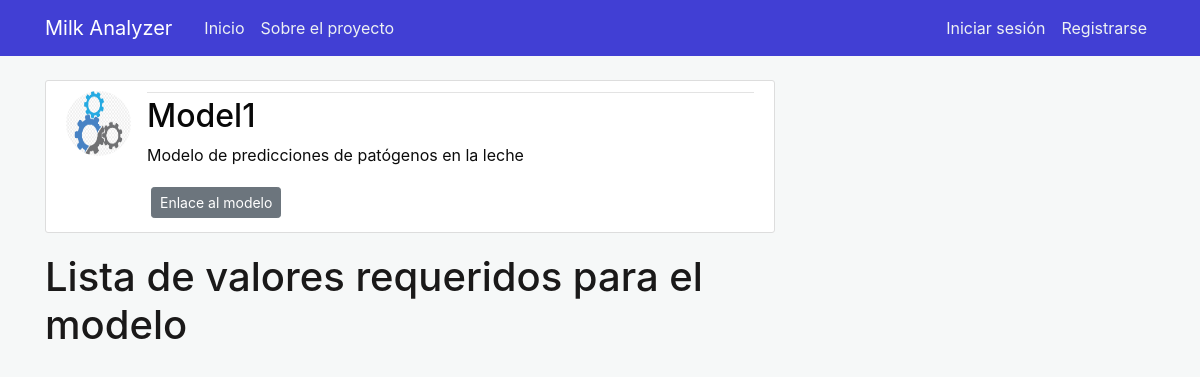
/aimodel/1, run on an earlier commit of the app's database.
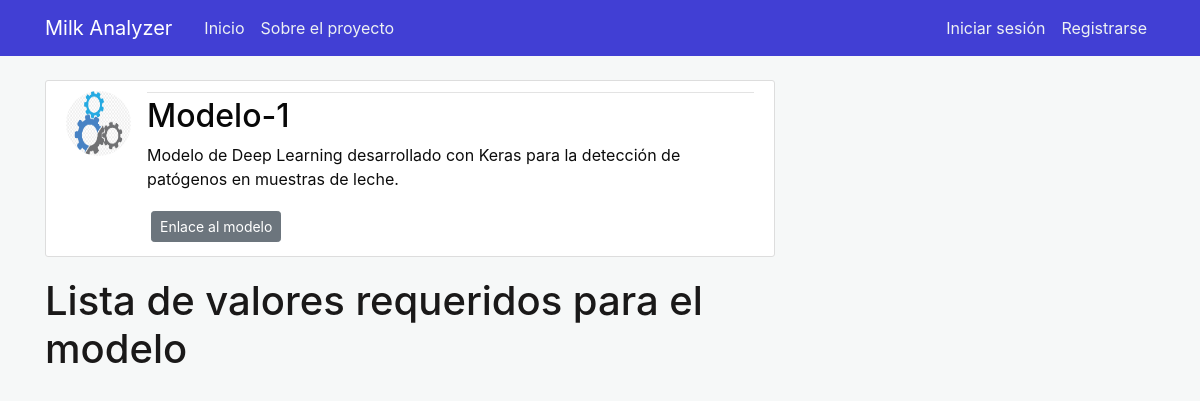
And on a later commit of the database.
### milkanalyzer/models.py (models this page shows, shortened)
class AIModel(db.Model):
    __tablename__ = 'aimodel'
    id = db.Column(db.Integer, primary_key=True)
    name = db.Column(db.String(50), nullable=False)
    type = db.Column(db.String(100), nullable=False)
    description = db.Column(db.Text, nullable=False)
    url = db.Column(db.String(50), nullable=False)
    aimodel_picture = db.Column(db.String(20), nullable=False, default='defaultmodel.jpg')

### milkanalyzer/aimodels/routes.py (the view)
@aimodels.route("/aimodel/<int:id>")
def aimodel(id):
    aimodel = AIModel.query.get_or_404(id)
    values = Value.query.filter_by(aimodel_id = aimodel.id).all()
    return render_template('aimodel.html', title=aimodel.name, aimodel=aimodel, values=values)

### milkanalyzer/templates/aimodel.html (shortened to what this page needs)
{% extends "layout.html" %}
{% block content %}
<article class="media content-section">
  <img class="rounded-circle article-img"
    src="{{ url_for('static', filename='aimodel_images/' + aimodel.aimodel_picture) }}">
  <div class="media-body">
    <div class="article-metadata">
    </div>
    <h2 class="article-title">{{ aimodel.name }}</h2>
    <p class="article-content">{{ aimodel.description }}</p>
    <a class="btn btn-secondary btn-sm m-1" href="{{ aimodel.url }} ">Enlace al modelo</a>
  </div>
</article>
<h1>Lista de valores requeridos para el modelo</h1></br>
{% endblock content %}

What changed in the data, as far as the page shows it:
changed AIModel: name "Model1" → "Modelo-1"; description "Modelo de predicciones de patógenos en la leche" → "Modelo de Deep Learning desarrollado con Keras para la detección de patógenos en muestras de leche."
